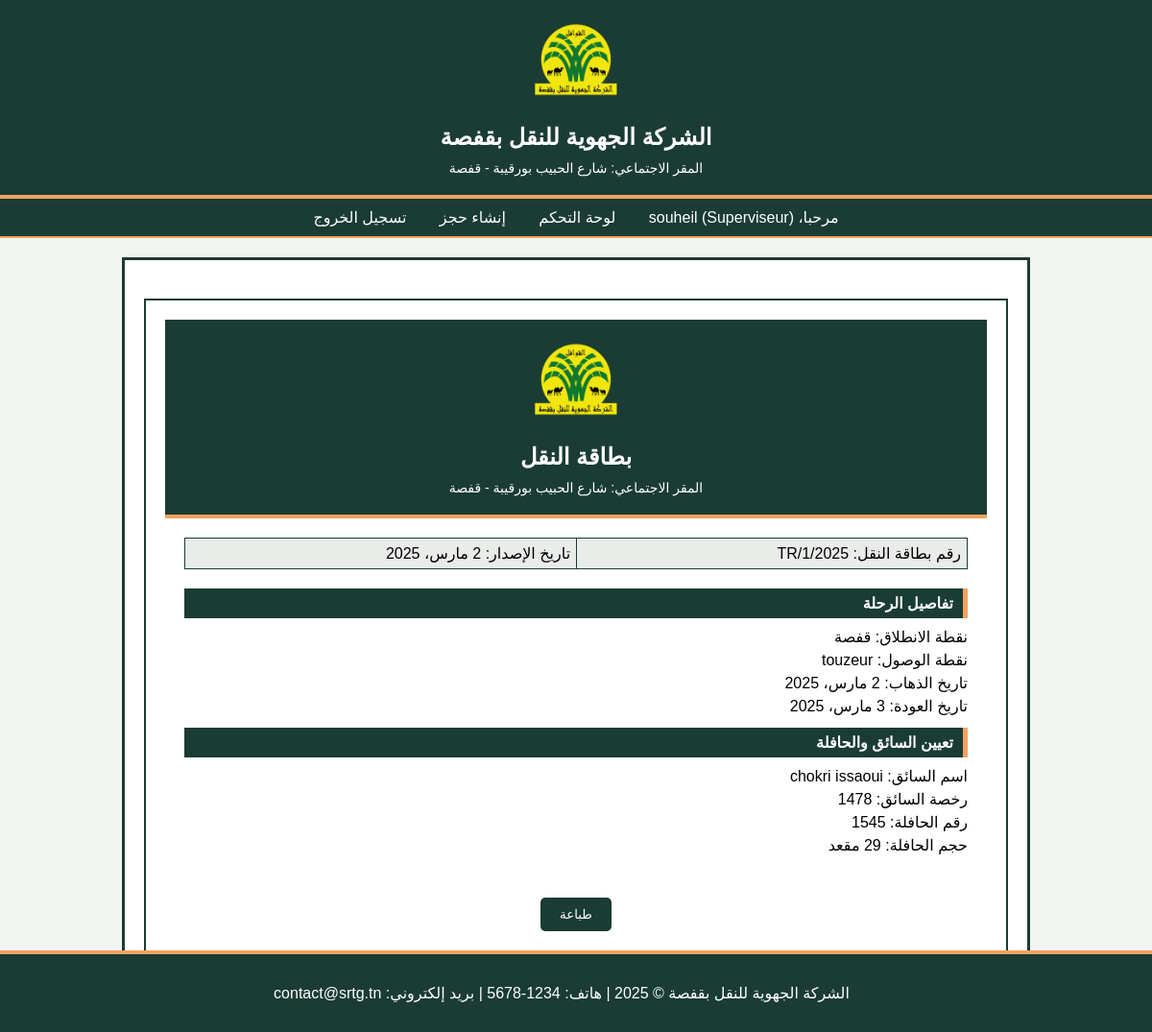
The page /trip/1/order/ (signed in) on the database its author committed.
### core/models.py (models this page shows, shortened)
class User(AbstractUser):
    ROLES = (
        ('Superviseur', 'Superviseur'),
        ('Exploitant', 'Exploitant'),
        ('Caissier', 'Caissier'),
        ('PDG', 'PDG'),
    )
    role = models.CharField(max_length=20, choices=ROLES, default='Superviseur')

class Trip(models.Model):
    reservation = models.OneToOneField(Reservation, on_delete=models.CASCADE)
    driver = models.ForeignKey(Driver, on_delete=models.CASCADE)
    bus = models.ForeignKey(Bus, on_delete=models.CASCADE)

class Reservation(models.Model):
    STATUS_CHOICES = (
        ('pending', 'في الانتظار'),
        ('confirmed_exploitant', 'تم التأكيد من المشغل'),
        ('pending_pdg', 'في انتظار تأكيد المدير العام'),
        ('unpaid', 'غير مدفوعة'),
        ('paid', 'مدفوعة'),
        ('confirmed', 'مؤكدة'),
    )
    client = models.ForeignKey(Client, on_delete=models.CASCADE)
    departure = models.CharField(max_length=100, default="قفصة")
    destination = models.ForeignKey(Distance, on_delete=models.CASCADE)
    start_date = models.DateField()
    end_date = models.DateField()
    days = models.IntegerField(editable=False)
    unit_price = models.FloatField(default=3.0)
    daily_price = models.FloatField(default=250.0)
    discount = models.FloatField(default=0.0)
    tax_rate = models.FloatField(default=0.07)
    stamp_duty = models.FloatField(default=1.0)
    total_price = models.FloatField(editable=False)
    client_share = models.FloatField(default=0.0, editable=False)
    ministry_share = models.FloatField(default=0.0, editable=False)
    status = models.CharField(max_length=20, choices=STATUS_CHOICES, default='pending')
    reference = models.CharField(max_length=50, unique=True, blank=True)
    is_discount_approved = models.BooleanField(default=True)

class Distance(models.Model):
    destination = models.CharField(max_length=100)
    distance_km = models.FloatField()

class Driver(models.Model):
    name = models.CharField(max_length=100)
    matricule = models.CharField(max_length=50)
    available = models.BooleanField(default=True)

class Bus(models.Model):
    CAPACITY_PRICES = {29: 2.5, 50: 3.0, 70: 3.5}
    matricule = models.CharField(max_length=50)
    capacity = models.IntegerField(choices=[(k, str(k)) for k in CAPACITY_PRICES.keys()])
    available = models.BooleanField(default=True)

### core/views.py (the view)
# urls.py: path('trip/<int:trip_id>/order/', views.transport_order, name='transport_order'),
@login_required
def transport_order(request, trip_id):
    trip = get_object_or_404(Trip, id=trip_id)
    return render(request, 'core/transport_order.html', {'trip': trip})

### core/templates/core/transport_order.html (shortened to what this page needs)
{% extends 'core/base.html' %}
{% load static %}
{% block content %}
<div class="order-container" id="order-print">
    <div class="header">
        <img src="{% static 'images/srtg_logo.png' %}" alt="Logo SRTG" class="logo">
        <h1>بطاقة النقل</h1>
        <p>المقر الاجتماعي: شارع الحبيب بورقيبة - قفصة</p>
    </div>
    <div class="transport-order-content">
        <table class="ref-table">
            <tr>
                <td>رقم بطاقة النقل: TR/{{ trip.id }}/2025</td>
                <td>تاريخ الإصدار: {{ trip.reservation.start_date }}</td>
            </tr>
        </table>
        <div class="section">
            <h2 class="section-title">تفاصيل الرحلة</h2>
            <div class="details">
                <p>نقطة الانطلاق: {{ trip.reservation.departure }}</p>
                <p>نقطة الوصول: {{ trip.reservation.destination.destination }}</p>
                <p>تاريخ الذهاب: {{ trip.reservation.start_date }}</p>
                <p>تاريخ العودة: {{ trip.reservation.end_date }}</p>
            </div>
        </div>
        <div class="section">
            <h2 class="section-title">تعيين السائق والحافلة</h2>
            <div class="details">
                <p>اسم السائق: {{ trip.driver.name }}</p>
                <p>رخصة السائق: {{ trip.driver.matricule }}</p>
                <p>رقم الحافلة: {{ trip.bus.matricule }}</p>
                <p>حجم الحافلة: {{ trip.bus.capacity }} مقعد</p>
            </div>
        </div>
    </div>
    <div class="footer">
        <p class="footer-text">الشركة الجهوية للنقل بقفصة © 2025 | هاتف: 1234-5678 | بريد إلكتروني: contact@srtg.tn</p>
    </div>
    <button class="print-btn" onclick="printOrder()">طباعة</button>
</div>
{% endblock %}

### core/templates/core/base.html (shortened to what this page needs)
<!DOCTYPE html>
<html lang="ar" dir="rtl">
<head>
    {% load static %}
    <link rel="stylesheet" href="{% static 'css/style.css' %}">
    <link href="https://cdn.jsdelivr.net/npm/fullcalendar@5.11.3/main.min.css" rel="stylesheet">
</head>
<body>
    <div class="header">
        <img src="{% static 'images/srtg_logo.png' %}" alt="Logo SRTG">
        <h1>الشركة الجهوية للنقل بقفصة</h1>
        <p>المقر الاجتماعي: شارع الحبيب بورقيبة - قفصة</p>
    </div>
    {% if not hide_nav %}
    <div class="navbar">
        {% if user.is_authenticated %}
        <span class="nav-item">مرحبا، {{ user.username }} ({{ user.role }})</span>
        <a href="{% url 'dashboard' %}" class="nav-item">لوحة التحكم</a>
        {% if user.role == 'Superviseur' or user.role == 'Exploitant' %}
        <a href="{% url 'reservation_create' %}" class="nav-item">إنشاء حجز</a>
        {% endif %}
        <a href="{% url 'logout' %}" class="nav-item">تسجيل الخروج</a>
        {% else %}
        <a href="{% url 'login' %}" class="nav-item">تسجيل الدخول</a>
        {% endif %}
    </div>
    {% endif %}
    <div class="container">
        {% block content %}{% endblock %}
    </div>
    <div class="footer">
        <p>الشركة الجهوية للنقل بقفصة © 2025 | هاتف: 1234-5678 | بريد إلكتروني: contact@srtg.tn</p>
    </div>
</body>
</html>

### core/static/css/style.css (style rules this page uses)
body { font-family: Arial, sans-serif; direction: rtl; text-align: right; background-color: #f2f4f2; margin: 0; padding: 0; }
.header { background-color: #1a3c34; color: #fff; padding: 15px; text-align: center; border-bottom: 4px solid #f4a261; }
.header img { width: 100px; }
.header h1 { margin: 10px 0; font-size: 24px; }
.header p { margin: 5px 0; font-size: 14px; }
.navbar { background-color: #1a3c34; padding: 10px; text-align: center; border-bottom: 2px solid #f4a261; }
.nav-item { color: #fff; margin: 0 15px; text-decoration: none; font-size: 16px; }
.container { max-width: 900px; margin: 20px auto; background-color: #fff; border: 3px solid #1a3c34; padding: 20px; min-height: calc(100vh - 200px); }
.footer { background-color: #1a3c34; color: #fff; text-align: center; padding: 10px; border-top: 4px solid #f4a261; position: fixed; bottom: 0; width: 100%; }
.section-title { font-size: 16px; font-weight: bold; color: #fff; background-color: #1a3c34; padding: 6px 10px; border-right: 5px solid #f4a261; margin-bottom: 10px; }
.ref-table { width: 100%; border-collapse: collapse; margin-bottom: 20px; }
.ref-table td { border: 1px solid #1a3c34; padding: 6px; background-color: #e9ece9; }
.details p { margin: 5px 0; }
.dashboard-content, .invoice-content, .confirm-reservation-content, .apply-discount-content, .trip-create-content, .transport-order-content, .login-content, .payment-confirmation-content { padding: 20px; }

### core/templates/core/transport_order.html (style rules this page uses)
.order-container { border: 2px solid #1a3c34; padding: 20px; margin: 20px auto; max-width: 900px; width: 100%; box-sizing: border-box; }
.header { background-color: #1a3c34; color: #fff; padding: 15px; text-align: center; }
.header img.logo { width: 100px; }
.header h1 { margin: 10px 0; font-size: 24px; }
.header p { margin: 5px 0; font-size: 14px; }
.footer { background-color: #1a3c34; color: #fff; padding: 15px; text-align: center; }
.footer-text { margin: 0; font-size: 14px; }
.print-btn { display: block; margin: 20px auto; padding: 10px 20px; background-color: #1a3c34; color: #fff; border: none; border-radius: 5px; cursor: pointer; }

### rows shown on the page
User: username "souheil", role "Superviseur"
Trip: id "1", reservation.start_date "2 مارس، 2025", reservation.departure "قفصة", reservation.destination.destination "touzeur", reservation.end_date "3 مارس، 2025", driver.name "chokri issaoui", driver.matricule "1478", bus.matricule "1545"
